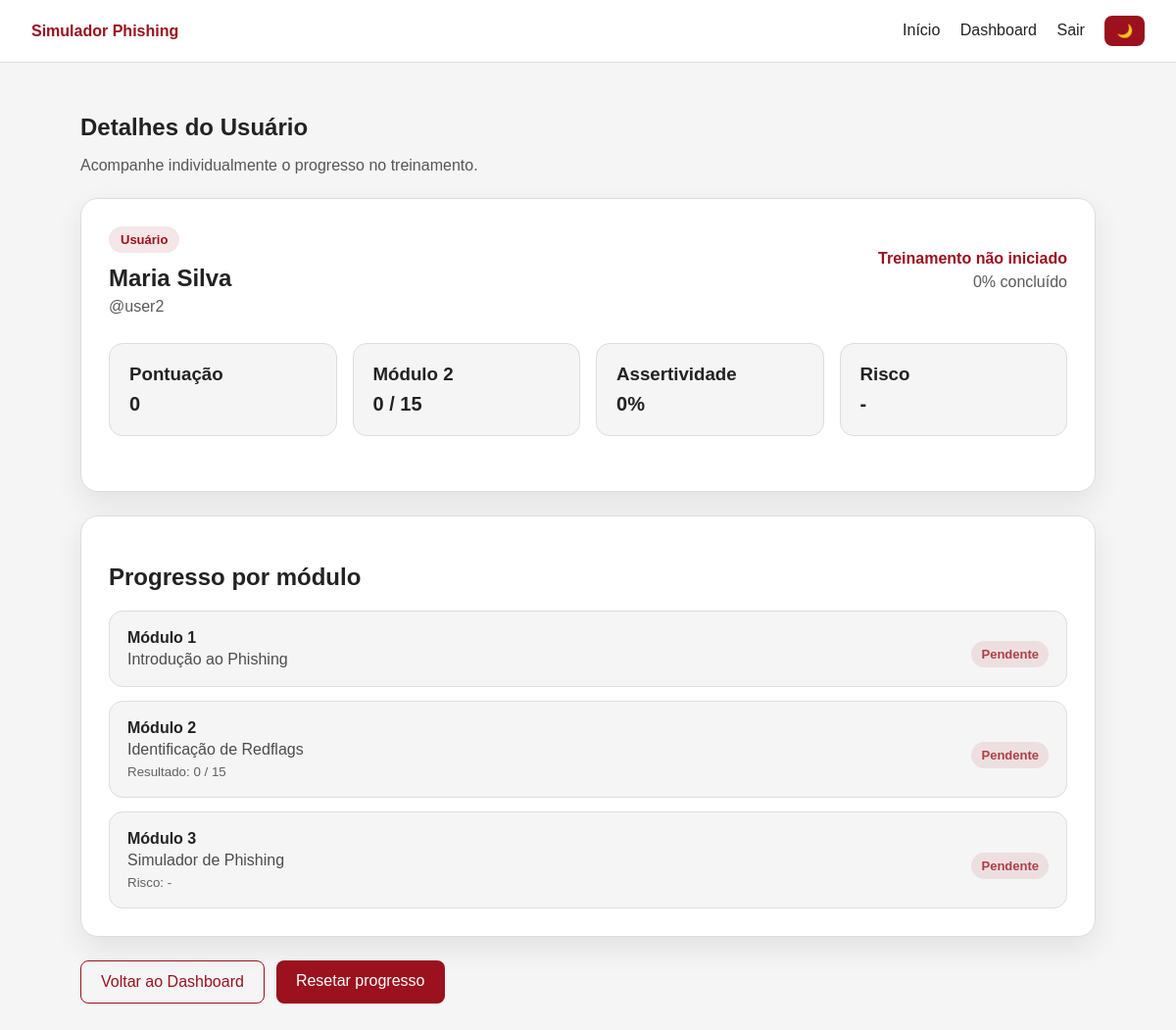
The app's page /dashboard/usuario/3/ (signed in) with its own data.
### treinamento/models.py (models this page shows, shortened)
class UserProgress(models.Model):
    user = models.OneToOneField(User, on_delete=models.CASCADE)
    modulo1_concluido = models.BooleanField(default=False)
    modulo2_concluido = models.BooleanField(default=False)
    modulo2_score = models.IntegerField(default=0)
    modulo2_total = models.IntegerField(default=15)
    modulo3_concluido = models.BooleanField(default=False)
    modulo3_risco = models.CharField(max_length=20, blank=True, null=True)
    modulo3_pontos_risco = models.IntegerField(default=0)
    total_score = models.IntegerField(default=0)
    criado_em = models.DateTimeField(auto_now_add=True)
    atualizado_em = models.DateTimeField(auto_now=True)
    def calcular_progresso(self):
        concluidos = 0
        if self.modulo1_concluido:
            concluidos += 1
        if self.modulo2_concluido:
            concluidos += 1
        if self.modulo3_concluido:
            concluidos += 1
        return round((concluidos / 3) * 100)
    def calcular_status(self):
        progresso = self.calcular_progresso()
        if progresso == 0:
            return 'Treinamento não iniciado'
        if progresso < 100:
            return 'Em andamento'
        return 'Treinamento concluído'

### core/views.py (the view)
# urls.py: path('dashboard/usuario/<int:progress_id>/', core_views.detalhe_usuario, name='detalhe_usuario'),
@login_required
def detalhe_usuario(request, progress_id):
    if not request.user.is_staff and not request.user.is_superuser:
        return redirect('dashboard')
    progress = get_object_or_404(
        UserProgress.objects.select_related('user'),
        id=progress_id
    )
    modulo2_percentual = round(
        (progress.modulo2_score / progress.modulo2_total) * 100
    ) if progress.modulo2_total > 0 else 0
    return render(request, 'core/detalhe_usuario.html', {
        'progress': progress,
        'modulo2_percentual': modulo2_percentual,
    })

### templates/core/detalhe_usuario.html
{% extends 'base.html' %}
{% block content %}
<section class="dashboard-header">
    <h1>Detalhes do Usuário</h1>
    <p>Acompanhe individualmente o progresso no treinamento.</p>
</section>
<section class="detail-card">
    <div class="detail-header">
        <div>
            <span class="auth-badge">Usuário</span>
            <h2>{{ progress.user.first_name }} {{ progress.user.last_name }}</h2>
            <p>@{{ progress.user.username }}</p>
        </div>
        <div class="detail-status">
            <strong>{{ progress.calcular_status }}</strong>
            <span>{{ progress.calcular_progresso }}% concluído</span>
        </div>
    </div>
    <div class="result-summary">
        <div>
            <h3>Pontuação</h3>
            <p>{{ progress.total_score }}</p>
        </div>
        <div>
            <h3>Módulo 2</h3>
            <p>{{ progress.modulo2_score }} / {{ progress.modulo2_total }}</p>
        </div>
        <div>
            <h3>Assertividade</h3>
            <p>{{ modulo2_percentual }}%</p>
        </div>
        <div>
            <h3>Risco</h3>
            <p>
                {% if progress.modulo3_risco %}
                    {{ progress.modulo3_risco }}
                {% else %}
                    -
                {% endif %}
            </p>
        </div>
    </div>
</section>
<section class="detail-card">
    <h2>Progresso por módulo</h2>
    <div class="detail-module-list">
        <div class="detail-module-item {% if progress.modulo1_concluido %}completed{% endif %}">
            <div>
                <strong>Módulo 1</strong>
                <span>Introdução ao Phishing</span>
            </div>
            {% if progress.modulo1_concluido %}
                <span class="module-status">Concluído</span>
            {% else %}
                <span class="module-status">Pendente</span>
            {% endif %}
        </div>
        <div class="detail-module-item {% if progress.modulo2_concluido %}completed{% endif %}">
            <div>
                <strong>Módulo 2</strong>
                <span>Identificação de Redflags</span>
                <small>Resultado: {{ progress.modulo2_score }} / {{ progress.modulo2_total }}</small>
            </div>
            {% if progress.modulo2_concluido %}
                <span class="module-status">Concluído</span>
            {% else %}
                <span class="module-status">Pendente</span>
            {% endif %}
        </div>
        <div class="detail-module-item {% if progress.modulo3_concluido %}completed{% endif %}">
            <div>
                <strong>Módulo 3</strong>
                <span>Simulador de Phishing</span>
                <small>
                    Risco:
                    {% if progress.modulo3_risco %}
                        {{ progress.modulo3_risco }}
                    {% else %}
                        -
                    {% endif %}
                </small>
            </div>
            {% if progress.modulo3_concluido %}
                <span class="module-status">Concluído</span>
            {% else %}
                <span class="module-status">Pendente</span>
            {% endif %}
        </div>
    </div>
</section>
<section class="detail-actions">
    <a class="btn-secondary" href="{% url 'dashboard' %}">Voltar ao Dashboard</a>
    <a class="btn-primary"
       href="{% url 'resetar_progresso_usuario' progress.id %}"
       onclick="return confirm('Tem certeza que deseja resetar o progresso deste usuário?')">
        Resetar progresso
    </a>
</section>
{% endblock %}

### static/css/global.css (style rules this page uses)
:root { --primary: #9B111E; --bg: #f5f5f5; --text: #222; --card: #ffffff; --border: #dddddd; }
* { box-sizing: border-box; }
body { margin: 0; font-family: Arial, Helvetica, sans-serif; background: var(--bg); color: var(--text); }
.btn-primary { display: inline-block; background: var(--primary); color: white; padding: 12px 20px; border-radius: 8px; border: none; text-decoration: none; cursor: pointer; }
.auth-badge { display: inline-block; background: rgba(155, 17, 30, 0.1); color: var(--primary); padding: 6px 12px; border-radius: 999px; font-size: 13px; font-weight: 700; }
.dashboard-header { margin-bottom: 24px; }
.dashboard-header h1 { margin-bottom: 8px; }
.dashboard-header p { opacity: 0.75; }
.btn-secondary { display: inline-block; background: transparent; color: var(--primary); padding: 12px 20px; border-radius: 8px; border: 1px solid var(--primary); text-decoration: none; cursor: pointer; }
.result-summary { display: grid; grid-template-columns: repeat(auto-fit, minmax(180px, 1fr)); gap: 16px; margin: 28px 0; }
.result-summary div { background: var(--bg); border: 1px solid var(--border); border-radius: 14px; padding: 20px; }
.result-summary h3 { margin-top: 0; margin-bottom: 8px; }
.result-summary p { margin: 0; font-size: 20px; font-weight: 700; }
.module-status { display: inline-block; margin-top: 12px; padding: 6px 10px; border-radius: 999px; background: rgba(155, 17, 30, 0.12); color: var(--primary); font-size: 13px; font-weight: 700; }
.detail-card { background: var(--card); border: 1px solid var(--border); border-radius: 18px; padding: 28px; margin-top: 24px; box-shadow: 0 12px 30px rgba(0, 0, 0, 0.08); }
.detail-header { display: flex; align-items: center; justify-content: space-between; gap: 20px; margin-bottom: 28px; }
.detail-header h2 { margin: 12px 0 6px; }
.detail-header p { margin: 0; opacity: 0.75; }
.detail-status { text-align: right; }
.detail-status strong { display: block; color: var(--primary); margin-bottom: 6px; }
.detail-status span { opacity: 0.75; }
.detail-module-list { display: grid; gap: 14px; margin-top: 18px; }
.detail-module-item { background: var(--bg); border: 1px solid var(--border); border-radius: 14px; padding: 18px; display: flex; justify-content: space-between; gap: 20px; align-items: center; }
.detail-module-item strong { display: block; margin-bottom: 4px; }
.detail-module-item span { display: block; opacity: 0.8; }
.detail-module-item small { display: block; margin-top: 6px; opacity: 0.7; }
.detail-actions { display: flex; gap: 12px; margin-top: 24px; flex-wrap: wrap; }

### records on screen
UserProgress: user.first_name "Maria", user.last_name "Silva", user.username "user2", calcular_status "Treinamento não iniciado", calcular_progresso "0", total_score "0", modulo2_score "0", modulo2_total "15"

### other values on screen
{{ modulo2_percentual }} "0"
